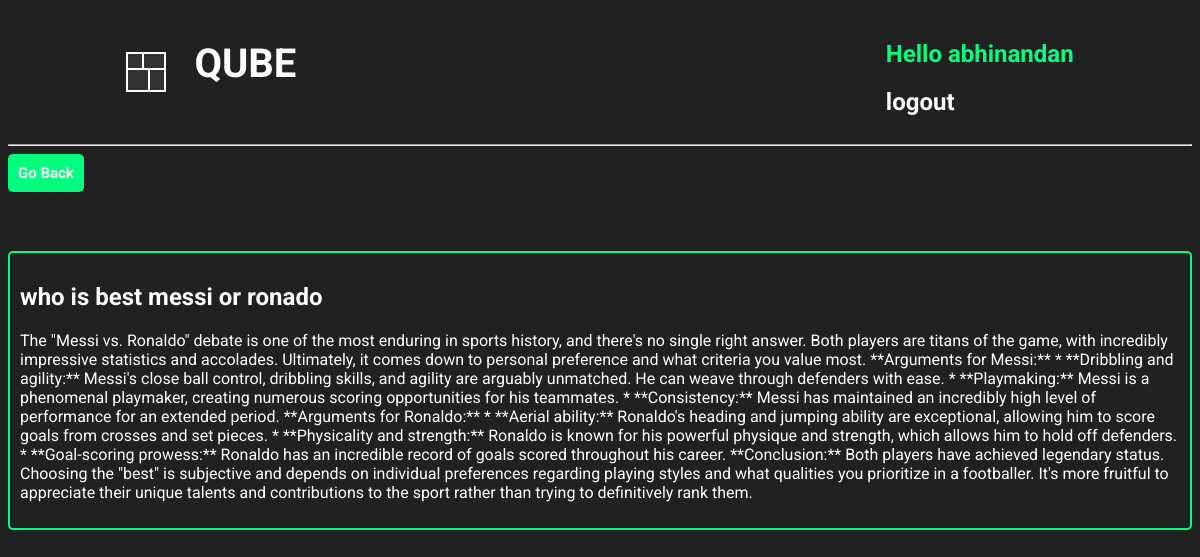
The page /chatFullResponseView/16/ (signed in) on the database its author committed.
### base/models.py (models this page shows, shortened)
class interactiveChatHistory(models.Model):
    user = models.ForeignKey(
        User, on_delete=models.CASCADE, related_name='interactive_chat_histories')
    user_chat_prompt = models.TextField()
    model_response = models.TextField()
    created = models.DateField(auto_now_add=True)

### base/views.py (the view)
# urls.py: path('chatFullResponseView/<str:pk>/',
@login_required(login_url='loginUser')
def chatFullResponseView(request, pk):
    chat_query = interactiveChatHistory.objects.get(id=pk)
    context = {'chat_query': chat_query}
    return render(request, 'base/chat_fullResponseView.html', context)

### base/templates/base/chat_fullResponseView.html
{% extends 'main.html' %}
{% block content %}
<div>
    <div>
        <button style="padding: 10px; background-color: springgreen; border-radius: 5px; border-style: none;"><a
                href="{% url 'intactChat' %}"
                style="text-decoration: none; font-size: 15px; font-weight: 700; color: white;">Go Back</a></button>
    </div>
    <div style="border: 2px solid springgreen; padding: 10px; border-radius: 5px; margin-top: 5%;">
        <h2 style="color: white;">{{ chat_query.user_chat_prompt }}</h2>
        <p style="color: white;">{{ chat_query.model_response }}</p>
    </div>
</div>
{% endblock %}

### templates/navbar.html (shortened to what this page needs)
<div class="navbar-container">
    <div class="QUBE_logo_link">
        <div class="cube-loader">
            <div class="cube cube1"></div>
            <div class="cube cube2"></div>
            <div class="cube cube3"></div>
            <div class="cube cube4"></div>
        </div>
        <div class="qube_text">
            <h1><a href="{% url 'home' %}">QUBE</a></h1>
        </div>
    </div>
    <div class="login_section">
        {% if request.user.is_authenticated %}
        <div class="after_user_login">
            <div class="hello_user">
                <h2> Hello {{ request.user }} </h2>
            </div>
            <div class="hello_user_logout">
                <h2><a href="{% url 'logoutUser' %}">logout</a></h2>
            </div>
        </div>
        {% else %}
        <div class="before_user_login">
            <h2><a href="{% url 'loginUser' %}">Login</a></h2>
        </div>
        {% endif %}
    </div>
</div>
<hr>

### static/styles/main.css (style rules this page uses)
* { font-family: "Roboto", serif; }
body { background-color: #212121; }
.cube-loader { position: relative; width: 40px; height: 40px; margin: auto; }
.cube { position: absolute; width: 50%; height: 50%; background-color: #333; border: 2px solid #fff; animation: foldCube 2.4s infinite linear; }
.cube1 { top: 0; left: 0; transform-origin: 100% 100%; }
.cube2 { top: 0; right: 0; transform-origin: 0 100%; }
.cube3 { bottom: 0; right: 0; transform-origin: 0 0; }
.cube4 { bottom: 0; left: 0; transform-origin: 100% 0; }
.cube1 { animation-delay: 0.3s; }
.cube2 { animation-delay: 0.6s; }
.cube3 { animation-delay: 0.9s; }
.cube4 { animation-delay: 1.2s; }
.QUBE_logo_link { display: flex; justify-content: space-between; gap: 20px; margin-left: 10%; }
.qube_text { margin-top: 6%; font-size: 20px; padding-left: 8px; padding-right: 8px; padding-top: 5px; margin-top: 0px; }
.qube_text a { text-decoration: none; color: white; transition: all 0.3s ease; }
.login_section { margin-right: 10%; padding-top: 1%; }
.hello_user { color: springgreen; }
.hello_user_logout a { text-decoration: none; color: white; transition: all 0.3s ease; }

### templates/navbar.html (style rules this page uses)
.navbar-container { display: flex; justify-content: space-between; }

### rows shown on the page
interactiveChatHistory: user_chat_prompt "who is best messi or ronado", model_response "The \"Messi vs. Ronaldo\" debate is one of the most enduring in sports history, and there's no single right answer. Both players are titans of the game, with incredibly impressive statistics and accolades. Ultimately, it comes down to personal preference and what criteria you value most. **Arguments for Messi:** * **Dribbling and agility:** Messi's close ball control, dribbling skills, and agility are arguably unmatched. He can weave through defenders with ease. * **Playmaking:** Messi is a phenomenal playmaker, creating numerous scoring opportunities for his teammates. * **Consistency:** Messi has maintained an incredibly high level of performance for an extended period. **Arguments for…"

### other values the page prints
{{ request.user }} "abhinandan"
